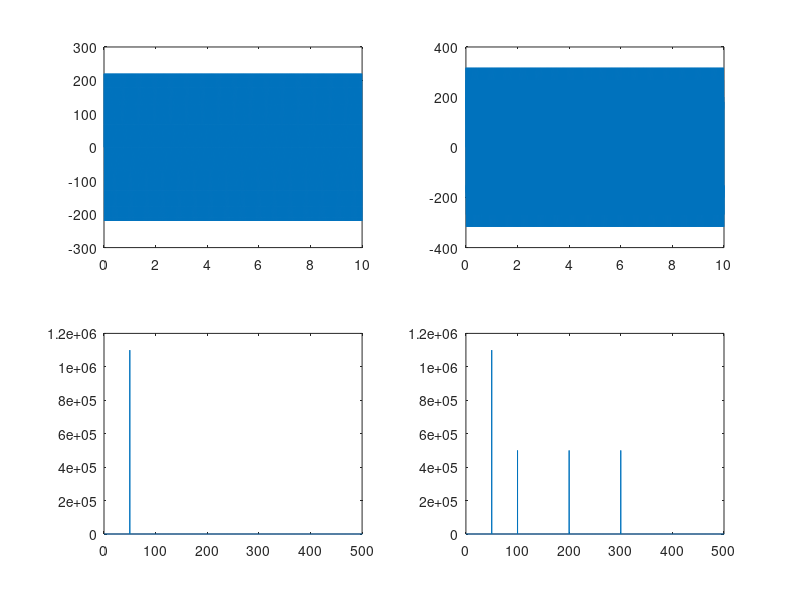

This chart was generated by the following MATLAB code:
%Macht einen lauten, hohen Ton
% Sampling
fs = 1000;     % Sampling rate [Hz]
Ts = 1/fs;     % Sampling period [s]
fNy = fs / 2;  % Nyquist frequency [Hz]
duration = 10; % Duration [s]
t = 0 : Ts : duration-Ts; % Time vector
noSamples = length(t);    % Number of samples
% Original signal
x = 220.*sin(2 .* pi .* 50 .* t);
% Harmonics
x1 = 100.*sin(2 .* pi .* 100 .* t);
x2 = 100.*sin(2 .* pi .* 200 .* t);
x3 = 100.*sin(2 .* pi .* 300 .* t);
% Contaminated signal
xn = x + x1 + x2 + x3;
% Frequency analysis
f = 0 : fs/noSamples : fs - fs/noSamples; % Frequency vector
% FFT
x_fft = abs(fft(x));
xn_fft = abs(fft(xn));
% Plot
figure(1);
subplot(2,2,1);
plot(t, x);
subplot(2,2,2);
plot(t, xn);
subplot(2,2,3);
plot(f,x_fft);
xlim([0 fNy]);
subplot(2,2,4);
plot(f,xn_fft);
xlim([0 fNy]);

sound(xn, 44000);